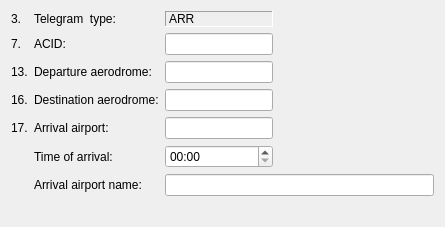
<?xml version="1.0" encoding="UTF-8"?>
<ui version="4.0">
 <class>ArrWidget</class>
 <widget class="QWidget" name="ArrWidget">
  <property name="geometry">
   <rect>
    <x>0</x>
    <y>0</y>
    <width>445</width>
    <height>227</height>
   </rect>
  </property>
  <property name="windowTitle">
   <string>Form</string>
  </property>
  <layout class="QGridLayout" name="gridLayout">
   <item row="4" column="2">
    <widget class="QLineEdit" name="arrivalAirport">
     <property name="sizePolicy">
      <sizepolicy hsizetype="Maximum" vsizetype="Fixed">
       <horstretch>0</horstretch>
       <verstretch>0</verstretch>
      </sizepolicy>
     </property>
     <property name="maxLength">
      <number>4</number>
     </property>
    </widget>
   </item>
   <item row="4" column="0">
    <widget class="QLabel" name="label_3">
     <property name="text">
      <string>17.</string>
     </property>
    </widget>
   </item>
   <item row="4" column="1">
    <widget class="QLabel" name="label_4">
     <property name="text">
      <string>Arrival airport:</string>
     </property>
    </widget>
   </item>
   <item row="3" column="1">
    <widget class="QLabel" name="label_8">
     <property name="text">
      <string>Destination aerodrome:</string>
     </property>
    </widget>
   </item>
   <item row="3" column="0">
    <widget class="QLabel" name="label_26">
     <property name="text">
      <string>16.</string>
     </property>
    </widget>
   </item>
   <item row="1" column="2">
    <widget class="QLineEdit" name="acid">
     <property name="sizePolicy">
      <sizepolicy hsizetype="Maximum" vsizetype="Fixed">
       <horstretch>0</horstretch>
       <verstretch>0</verstretch>
      </sizepolicy>
     </property>
     <property name="maxLength">
      <number>7</number>
     </property>
    </widget>
   </item>
   <item row="1" column="1">
    <widget class="QLabel" name="label_2">
     <property name="text">
      <string>ACID:</string>
     </property>
    </widget>
   </item>
   <item row="5" column="1">
    <widget class="QLabel" name="label_5">
     <property name="text">
      <string>Time of arrival:</string>
     </property>
    </widget>
   </item>
   <item row="0" column="0">
    <widget class="QLabel" name="label_19">
     <property name="text">
      <string>3.</string>
     </property>
    </widget>
   </item>
   <item row="7" column="0" colspan="3">
    <spacer name="verticalSpacer">
     <property name="orientation">
      <enum>Qt::Vertical</enum>
     </property>
     <property name="sizeHint" stdset="0">
      <size>
       <width>20</width>
       <height>40</height>
      </size>
     </property>
    </spacer>
   </item>
   <item row="3" column="2">
    <widget class="QLineEdit" name="ades">
     <property name="sizePolicy">
      <sizepolicy hsizetype="Maximum" vsizetype="Fixed">
       <horstretch>0</horstretch>
       <verstretch>0</verstretch>
      </sizepolicy>
     </property>
     <property name="maxLength">
      <number>4</number>
     </property>
    </widget>
   </item>
   <item row="1" column="0">
    <widget class="QLabel" name="label_20">
     <property name="text">
      <string>7.</string>
     </property>
    </widget>
   </item>
   <item row="2" column="0">
    <widget class="QLabel" name="label_24">
     <property name="text">
      <string>13.</string>
     </property>
    </widget>
   </item>
   <item row="0" column="1">
    <widget class="QLabel" name="label">
     <property name="text">
      <string>Telegram  type:</string>
     </property>
    </widget>
   </item>
   <item row="6" column="1">
    <widget class="QLabel" name="label_7">
     <property name="text">
      <string>Arrival airport name:</string>
     </property>
    </widget>
   </item>
   <item row="2" column="1">
    <widget class="QLabel" name="label_6">
     <property name="text">
      <string>Departure aerodrome:</string>
     </property>
    </widget>
   </item>
   <item row="2" column="2">
    <widget class="QLineEdit" name="adep">
     <property name="sizePolicy">
      <sizepolicy hsizetype="Maximum" vsizetype="Fixed">
       <horstretch>0</horstretch>
       <verstretch>0</verstretch>
      </sizepolicy>
     </property>
     <property name="maxLength">
      <number>4</number>
     </property>
    </widget>
   </item>
   <item row="0" column="2">
    <widget class="QLabel" name="telegramType">
     <property name="frameShape">
      <enum>QFrame::Panel</enum>
     </property>
     <property name="frameShadow">
      <enum>QFrame::Sunken</enum>
     </property>
     <property name="text">
      <string>ARR</string>
     </property>
    </widget>
   </item>
   <item row="5" column="2">
    <widget class="QTimeEdit" name="arrivalTime">
     <property name="displayFormat">
      <string>HH:mm</string>
     </property>
    </widget>
   </item>
   <item row="6" column="2" colspan="2">
    <widget class="QLineEdit" name="arrivalAirportName"/>
   </item>
   <item row="0" column="3" rowspan="6">
    <spacer name="horizontalSpacer">
     <property name="orientation">
      <enum>Qt::Horizontal</enum>
     </property>
     <property name="sizeHint" stdset="0">
      <size>
       <width>40</width>
       <height>20</height>
      </size>
     </property>
    </spacer>
   </item>
  </layout>
 </widget>
 <tabstops>
  <tabstop>acid</tabstop>
  <tabstop>adep</tabstop>
  <tabstop>ades</tabstop>
  <tabstop>arrivalAirport</tabstop>
  <tabstop>arrivalTime</tabstop>
  <tabstop>arrivalAirportName</tabstop>
 </tabstops>
 <resources/>
 <connections/>
</ui>
